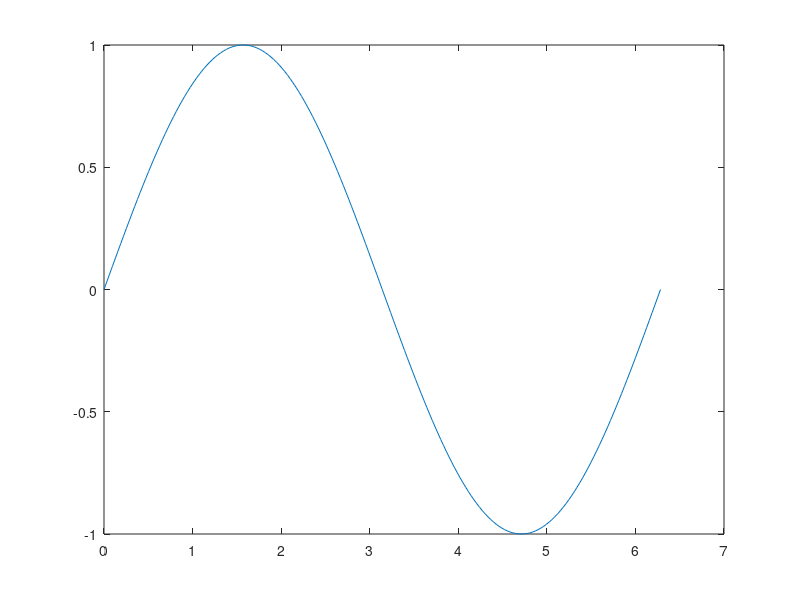

This chart was generated by the following MATLAB code:

clc
clear all
close all
angle=0:pi/100:2*pi;
sine=sin(angle);
plot(angle,sine)
[x,y]=ginput(1);
disp(['selected max value is :',num2str(y)])
disp(['max value is :',num2str(max(sine))])
disp(['Difference of max value is :',num2str(max(sine)-y)])
